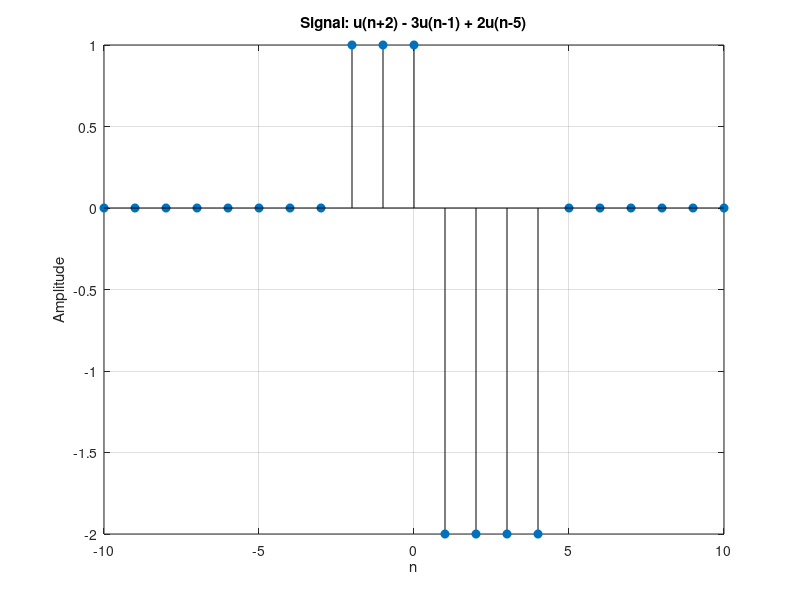

Source code (MATLAB):
% Time range
n = -10:10;

% Step function
u = @(n) (n >= 0); % Unit step function

% Signal
x = u(n + 2) - 3*u(n - 1) + 2*u(n - 5);

% Plotting
stem(n, x, 'filled', 'color', 'black');
xlabel('n');
ylabel('Amplitude');
title('Signal: u(n+2) - 3u(n-1) + 2u(n-5)');
grid on;